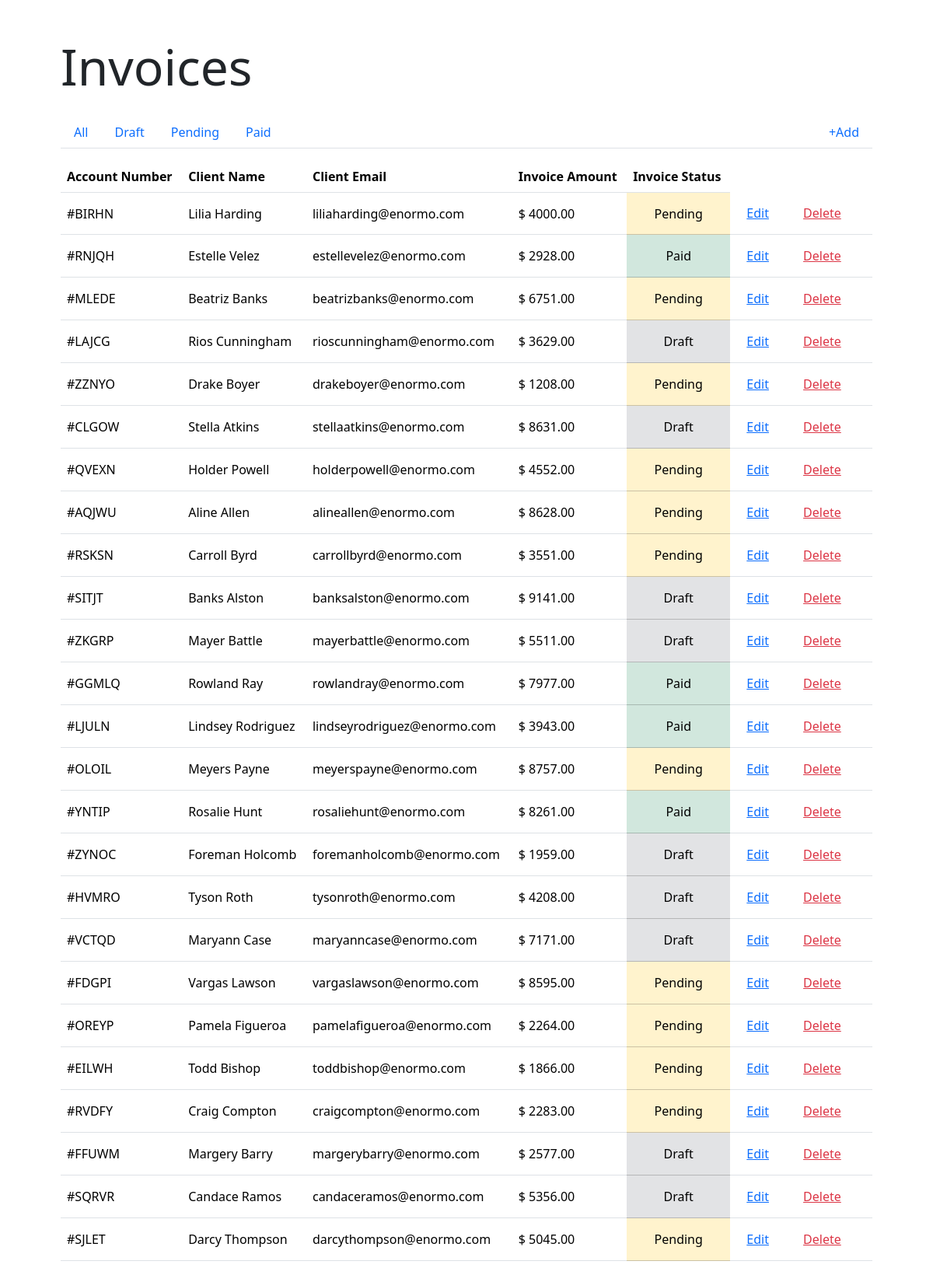
The page / on the database its author committed.
### tables this page shows
CREATE TABLE "invoices" ("id" integer primary key autoincrement not null, "number" varchar not null, "client" varchar not null, "email" varchar not null, "amount" integer not null, "status_id" integer not null);

### functions.php (called while the page is built, shortened)
<?php
function getInvoices()
{
  global $db;
  $sql = "SELECT * FROM invoices";
  $result = $db->query($sql);
  $invoices = $result->fetchAll(PDO::FETCH_ASSOC);
  return $invoices;
}

### index.php (the view, shortened to what this page needs)
<?php
  require "data.php";
  require "functions.php";
  if (isset($_GET['status_id'])) {
    $invoices = filterInvoices($_GET['status_id']);
  } else {
	  $invoices = getInvoices();
  }
?>
<!DOCTYPE html>
<html lang="en">
<head>
  <link rel="stylesheet" href="https://cdn.jsdelivr.net/npm/bootstrap@5.3.3/dist/css/bootstrap.min.css">
</head>
<body>
  <main class="p-5 container">
    <h1 class="display-3 mb-4">Invoices</h1>
    <nav class="nav nav-tabs justify-content-between mb-3">
      <div class="d-flex">
		    <a class="nav-link" href="index.php">All</a>
		    <a class="nav-link" href="index.php?status_id=1">Draft</a>
        <a class="nav-link" href="index.php?status_id=2">Pending</a>
        <a class="nav-link" href="index.php?status_id=3">Paid</a>
      </div>
      <div class="text-end">
        <a class="nav-link" href="add.php">&plus;Add</a>
      </div>
	  </nav>
    <table class="table align-middle">
      <thead>
        <tr>
          <th>Account Number</th>
          <th>Client Name</th>
          <th>Client Email</th>
          <th>Invoice Amount</th>
          <th>Invoice Status</th>
        </tr>
      </thead>
      <tbody>
        <?php foreach ($invoices as $invoice) : ?>
          <tr>
            <td><?php echo "#{$invoice['number']}" ?></td>
            <td><?php echo $invoice['client'] ?></td>
            <td><?php echo $invoice['email'] ?></td>
            <td><?php echo "$ {$invoice['amount']}.00" ?></td>
            <?php if ($invoice['status_id'] == 3): ?>
              <td class="table-success text-center">Paid</td>
            <?php elseif ($invoice['status_id'] == 2): ?>
              <td class="table-warning text-center">Pending</td>
            <?php else : ?>
              <td class="table-secondary text-center">Draft</td>
            <?php endif; ?>
            <td><a href="update.php?id=<?php echo $invoice['id']; ?>" class="btn btn-link">Edit</a></td>
            <td>
              <form method="post">
                <button type="submit" class="text-danger btn btn-link">Delete</button>
              </form>
            </td>
            <td>
            </td>
          </tr>
        <?php endforeach; ?>
      </tbody>
    </table>
  </main>
</body>
</html>

### rows shown on the page
invoices: number "BIRHN", client "Lilia Harding", email "liliaharding@enormo.com", amount "4000", shows "Pending"
invoices: number "RNJQH", client "Estelle Velez", email "estellevelez@enormo.com", amount "2928", shows "Paid"
invoices: number "MLEDE", client "Beatriz Banks", email "beatrizbanks@enormo.com", amount "6751", shows "Pending"
invoices: number "LAJCG", client "Rios Cunningham", email "rioscunningham@enormo.com", amount "3629", shows "Draft"
invoices: number "ZZNYO", client "Drake Boyer", email "drakeboyer@enormo.com", amount "1208", shows "Pending"
invoices: number "CLGOW", client "Stella Atkins", email "stellaatkins@enormo.com", amount "8631", shows "Draft"
invoices: number "QVEXN", client "Holder Powell", email "holderpowell@enormo.com", amount "4552", shows "Pending"
invoices: number "AQJWU", client "Aline Allen", email "alineallen@enormo.com", amount "8628", shows "Pending"
invoices: number "RSKSN", client "Carroll Byrd", email "carrollbyrd@enormo.com", amount "3551", shows "Pending"
invoices: number "SITJT", client "Banks Alston", email "banksalston@enormo.com", amount "9141", shows "Draft"
invoices: number "ZKGRP", client "Mayer Battle", email "mayerbattle@enormo.com", amount "5511", shows "Draft"
invoices: number "GGMLQ", client "Rowland Ray", email "rowlandray@enormo.com", amount "7977", shows "Paid"
invoices: number "LJULN", client "Lindsey Rodriguez", email "lindseyrodriguez@enormo.com", amount "3943", shows "Paid"
invoices: number "OLOIL", client "Meyers Payne", email "meyerspayne@enormo.com", amount "8757", shows "Pending"
invoices: number "YNTIP", client "Rosalie Hunt", email "rosaliehunt@enormo.com", amount "8261", shows "Paid"
invoices: number "ZYNOC", client "Foreman Holcomb", email "foremanholcomb@enormo.com", amount "1959", shows "Draft"
invoices: number "HVMRO", client "Tyson Roth", email "tysonroth@enormo.com", amount "4208", shows "Draft"
invoices: number "VCTQD", client "Maryann Case", email "maryanncase@enormo.com", amount "7171", shows "Draft"
invoices: number "FDGPI", client "Vargas Lawson", email "vargaslawson@enormo.com", amount "8595", shows "Pending"
invoices: number "OREYP", client "Pamela Figueroa", email "pamelafigueroa@enormo.com", amount "2264", shows "Pending"
invoices: number "EILWH", client "Todd Bishop", email "toddbishop@enormo.com", amount "1866", shows "Pending"
invoices: number "RVDFY", client "Craig Compton", email "craigcompton@enormo.com", amount "2283", shows "Pending"
invoices: number "FFUWM", client "Margery Barry", email "margerybarry@enormo.com", amount "2577", shows "Draft"
invoices: number "SQRVR", client "Candace Ramos", email "candaceramos@enormo.com", amount "5356", shows "Draft"
invoices: number "SJLET", client "Darcy Thompson", email "darcythompson@enormo.com", amount "5045", shows "Pending"
